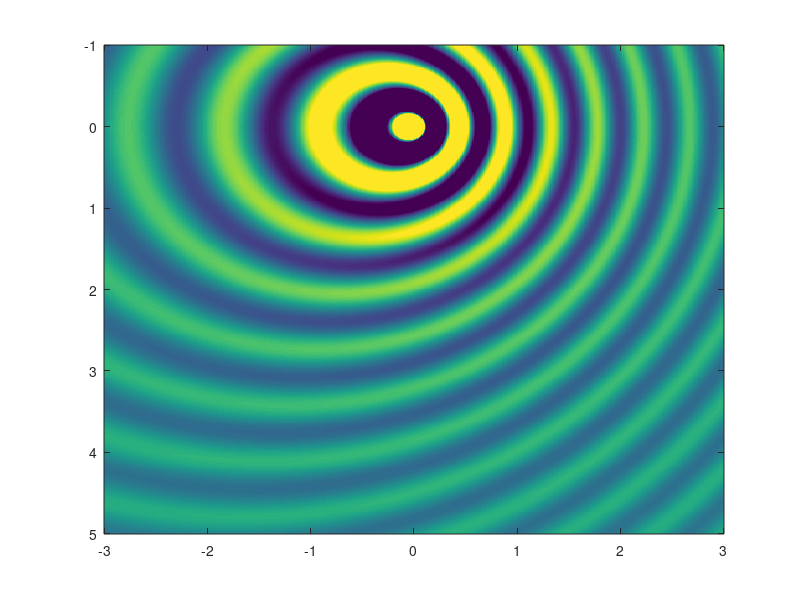

MATLAB code to generate this figure: (Note: this script raises an error after producing the figure.)
%%%%%%%%%%%%%%%%%%%%%%%%%%%%%%%%%%%%%%%%%%%%%%%%%%%%%%%%%%%%%%%%%%%%%%%%%%%
% This work is supplementary material for the book                        %
%                                                                         %
% Jens Ahrens, Analytic Methods of Sound Field Synthesis, Springer-Verlag %
% Berlin Heidelberg, 2012, http://dx.doi.org/10.1007/978-3-642-25743-8    %
%                                                                         %
% It has been downloaded from http://soundfieldsynthesis.org and is       %
% licensed under a Creative Commons Attribution-NonCommercial-ShareAlike  %
% 3.0 Unported License. Please cite the book appropriately if you use     %
% these materials in your own work.                                       %
%                                                                         %
% (c) 2012 by Jens Ahrens                                                 %
%%%%%%%%%%%%%%%%%%%%%%%%%%%%%%%%%%%%%%%%%%%%%%%%%%%%%%%%%%%%%%%%%%%%%%%%%%%

clear;

subfigure = 'ab'; % for Fig. 5.45(a) and (b)
%subfigure = 'cd'; % for Fig. 5.45(c) and (d)

if ( subfigure == 'ab' )
    v = 120; 
elseif ( subfigure == 'cd' )
    v = 240;
end

f     = 500; 
t     = 0;
c     = 343; 
omega = 2*pi*f;
M     = v / c;

% create spatial grid
X        = linspace( -3, 3, 500 );
Y        = linspace( -1, 5, 500 );
[ x, y ] = meshgrid( X, Y );
z        = 0;

% Eq. (5.58)
Delta = sqrt( ( x - v*t ).^2  + ( y.^2 + z.^2 ) .* ( 1 - M^2 ) );

% Eq. (5.57)
tau = ( M .* ( x - v*t ) + Delta ) / ( c * ( 1 - M^2 ) );

% Eq. (5.60)
s = 1 / (4*pi) .* exp( 1i .* omega .* ( t - tau ) ) ./ Delta;

% normalize
s = s ./ abs( s( end/2, end/2 ) );

figure;
imagesc( X, Y, real( s ), [ -1.5 1.5 ] );
turn_imagesc;
axis square;
colormap gray;

hold on;
% plot trajectory
plot( [ -3 3 ], [ 0 0 ], 'k:' )
hold off;

xlabel( 'x (m)' )
ylabel( 'y (m)' )

graph_defaults;

figure;
imagesc( X, Y, 20*log10( abs( s ) ) );
caxis( [ -40 20 ] )
turn_imagesc;
axis square;
colormap gray; 
revert_colormap;
colorbar;

hold on;
% plot trajectory
plot( [ -3 3 ], [ 0 0 ], 'k:' )
hold off;

xlabel( 'x (m)' )
ylabel( 'y (m)' )

graph_defaults;
